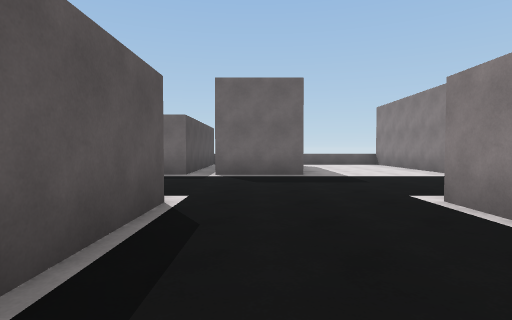
View 1 (above)

21 first-person views from a walk through a 3-D level made in the Unity game engine. The camera is 1.3 m above the floor, tilts 2° down and sees 80° across. The floor is counted in squares, 2 m on a side. Each view is taken from the middle of a square. On the plan, view 1 faces up. The plan holds only what a view shows up to about 10 squares ahead; the rest is blank. The player is left out.

View 2
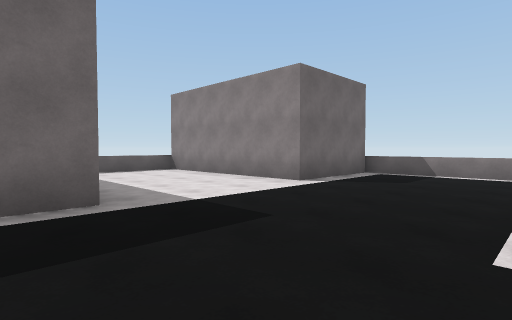

View 3
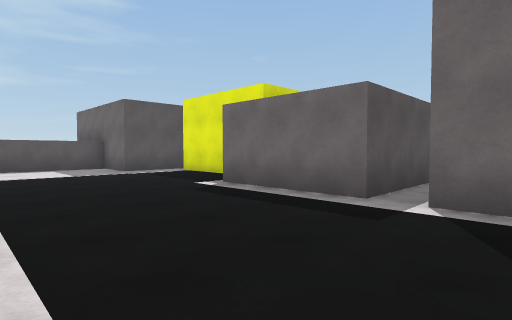

View 4
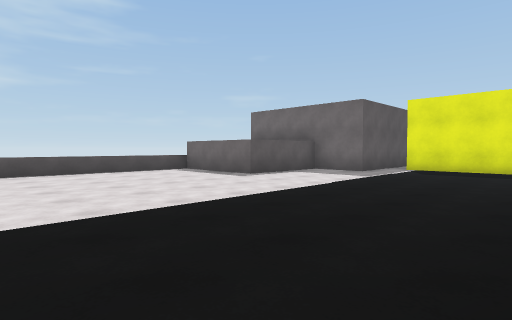

View 5
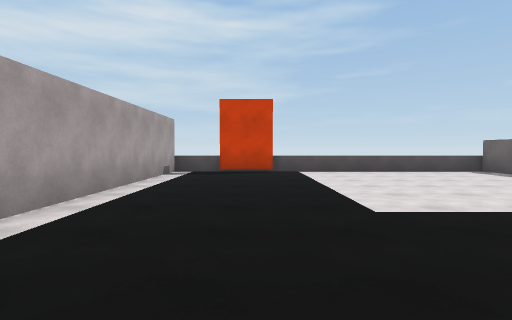

View 6
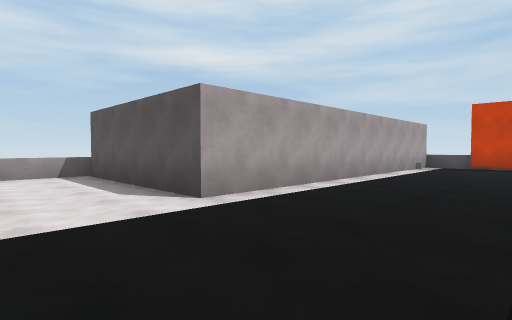

View 7
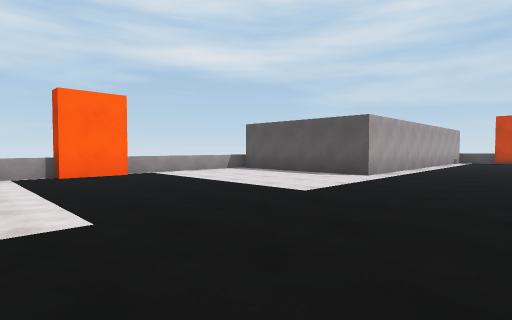

View 8
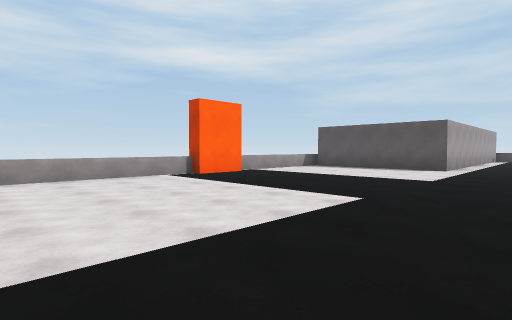

View 9
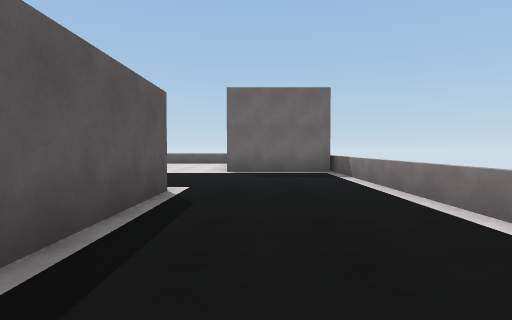

View 10
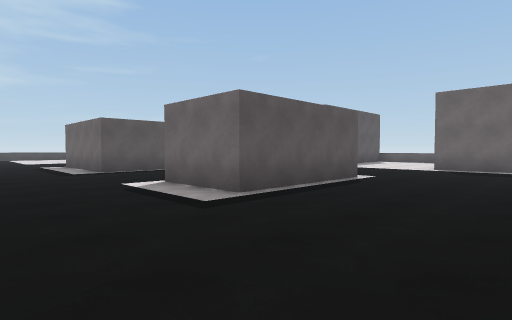

View 11
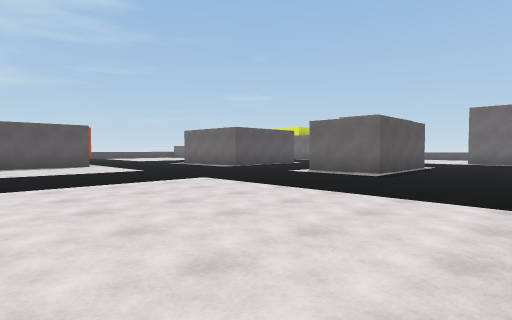

View 12
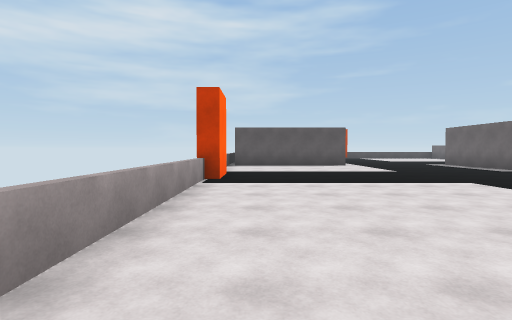

View 13
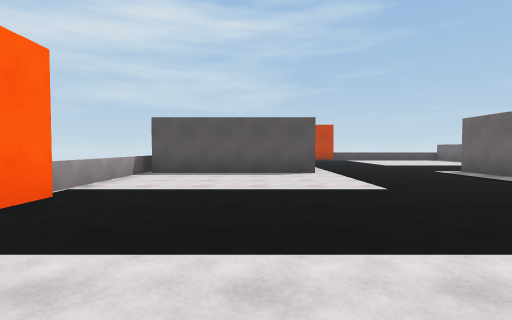

View 14
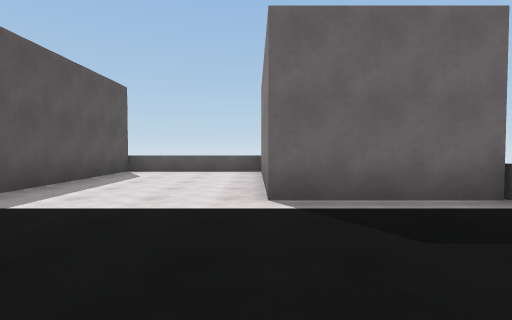

View 15
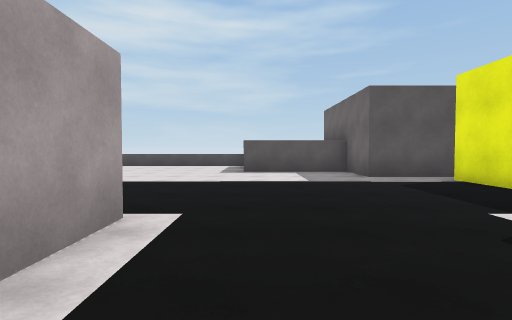

View 16
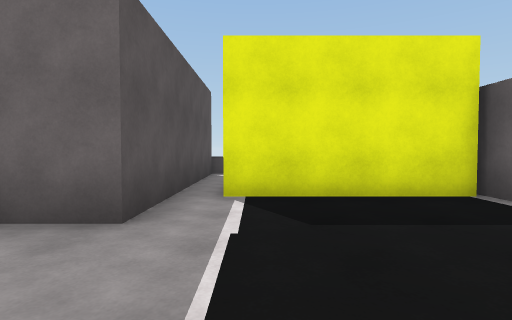

View 17
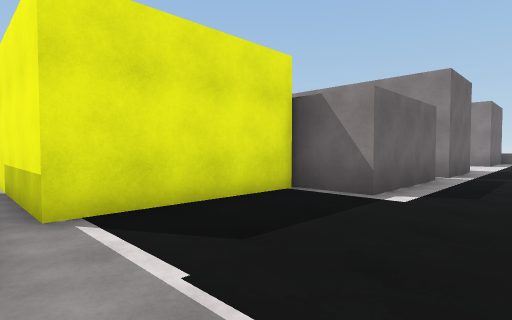

View 18
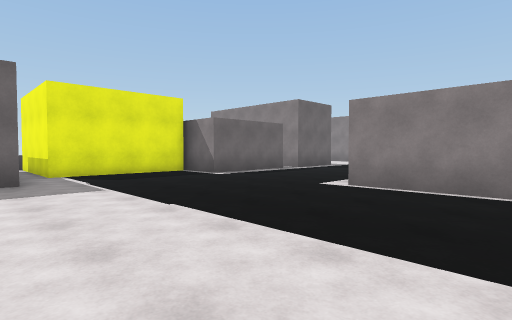

View 19
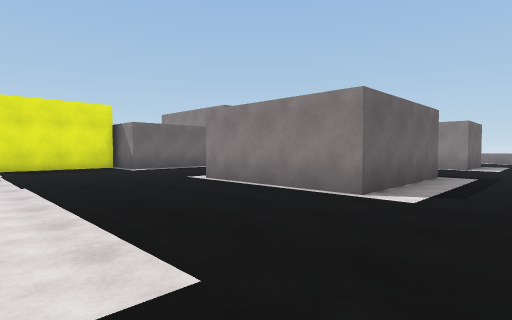

View 20
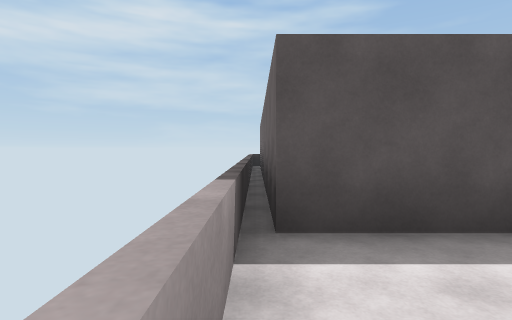

View 21
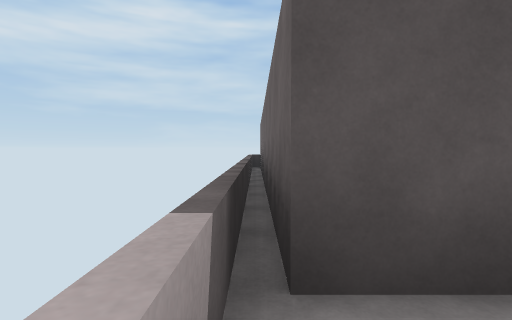

### Floor plan
Points are (right, up) in squares from view 1. A wall is a line through its corners. A room is listed if a view was taken in it or the views show most of it. See-through windows are left out.
Room 1 (views 1, 2, 3, 4, 5, 6, 7, 8, 9, 10, 11, 12, 13, 14, 15, 16, 17, 18, 19, 20, 21)
walls: (-1.1, 3.8) (-1.1, 0) (-4.9, 0) (-4.9, 3.7) (-3.4, 3.7); (2.4, 2.8) (2.4, 3.9); (4.6, 3.9) (4.6, 0) (2.4, 0) (2.4, 0.9); (-1.8, 7.9) (-4.9, 7.9) (-4.9, 9.5); (1.2, 7.9) (-1.1, 7.9); (-0.2, -8.8) (1.2, -8.8) (1.2, -9.1); (-4.9, 9.2) (-8.4, 9.2) (-8.4, 12.8); (8.2, 7.9) (5.2, 7.9) (5.2, 13.1); (-13.7, -1.5) (-13.7, -3.1); (1.2, 13.1) (1.2, 8.5); (-14, -4.4) (-4.3, -4.4) (-4.3, -8.8) (-12.1, -8.8); (-9.2, 13.1) (-9.2, 7.7) (-10.8, 7.7) (-10.8, 4.7) (-14, 4.7)
low walls: (1.2, -9.1) (6.8, -9.1); (8.3, 6.9) (8.3, 8.2); (-14, -3) (-14, -4.4); (-11.1, -9.1) (-0.2, -9.1); (-14, 4.7) (-14, -1.5); (5.2, 13.1) (1.2, 13.1); (-8.4, 13.1) (-9.2, 13.1)

Where each view was taken, in squares from view 1:
view 1: 0 up, 0 right, facing up
view 2: 4 up, 0 right, facing up-right
view 3: 4 up, 0 right, facing up-left
view 4: 1 down, 5 left, facing up-left
view 5: 2 down, 5 left, facing left
view 6: 1 down, 2 left, facing down-left
view 7: 1 down, 3 right, facing down-left
view 8: 2 down, 6 right, facing down-left
view 9: 1 down, 6 right, facing up
view 10: 3 down, 8 right, facing up-left
view 11: 8 down, 8 right, facing up-left
view 12: 8 down, 8 right, facing left
view 13: 6 down, 4 right, facing left
view 14: 4 up, 5 right, facing up
view 15: 5 up, 2 left, facing left
view 16: 5 up, 8 left, facing up
view 17: 6 up, 9 left, facing up-right
view 18: 1 up, 10 left, facing up-right
view 19: 2 down, 9 left, facing up-right
view 20: 9 down, 2 left, facing left
view 21: 9 down, 3 left, facing left
